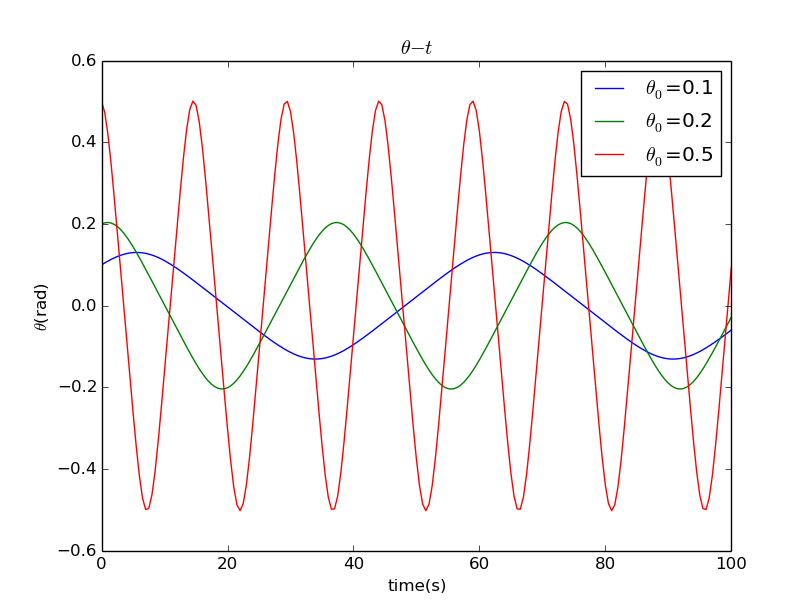

This chart was generated by the following Python code:
from pylab import *
import sys
reload(sys)
sys.setdefaultencoding('gb18030')



class Harmonic(object):
    def __init__(self,_t, _omega, _theta, alpha= 3,k=1,_dt=0.5):
        self.t=[_t]
        self.k=1
        self.alpha=3
        self.omega=[_omega]
        self.theta=[q]
        self.end_time=100
        self.dt=_dt
    def calculate(self):
        for i in range(int(self.end_time/self.dt)):
        	self.omega.append(self.omega[i] -self.k  * self.theta[i]**self.alpha  * self.dt)
        	self.theta.append(self.theta[i] +  self.omega[i+1]  * self.dt)
        	self.t.append(self.dt*(i+1))
   

for q in (0.1,0.2,0.5):
    trejectory = Harmonic(0,0.01,_theta=q)
    trejectory.calculate()
    print trejectory.t[-1], trejectory.theta[-1]
    plot(trejectory.t,trejectory.theta, linestyle='-',label ="$\\theta_0$=" +str(q))
xlabel('time(s)')
ylabel('$\\theta$(rad)')
title('$\\theta-t$')
legend(loc="upper right")
show()
